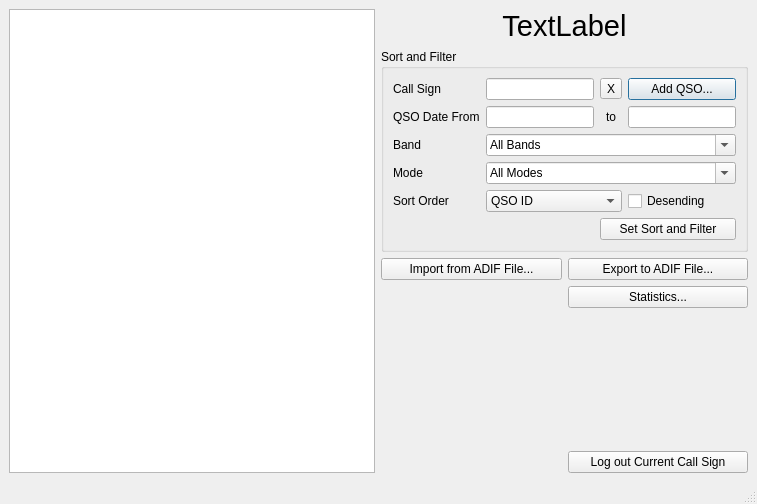
<?xml version="1.0" encoding="UTF-8"?>
<ui version="4.0">
 <class>MainWindow</class>
 <widget class="QMainWindow" name="MainWindow">
  <property name="geometry">
   <rect>
    <x>0</x>
    <y>0</y>
    <width>757</width>
    <height>504</height>
   </rect>
  </property>
  <property name="windowTitle">
   <string>QSL Manager</string>
  </property>
  <widget class="QWidget" name="centralwidget">
   <layout class="QGridLayout" name="gridLayout">
    <item row="0" column="0">
     <layout class="QHBoxLayout" name="horizontalLayout">
      <item>
       <widget class="QTableWidget" name="tableWidget">
        <property name="editTriggers">
         <set>QAbstractItemView::EditTrigger::NoEditTriggers</set>
        </property>
        <property name="selectionMode">
         <enum>QAbstractItemView::SelectionMode::SingleSelection</enum>
        </property>
        <property name="selectionBehavior">
         <enum>QAbstractItemView::SelectionBehavior::SelectRows</enum>
        </property>
        <attribute name="verticalHeaderVisible">
         <bool>false</bool>
        </attribute>
       </widget>
      </item>
      <item>
       <layout class="QVBoxLayout" name="verticalLayout_2">
        <item>
         <widget class="QLabel" name="currentCallLabel">
          <property name="font">
           <font>
            <pointsize>22</pointsize>
           </font>
          </property>
          <property name="text">
           <string>TextLabel</string>
          </property>
          <property name="alignment">
           <set>Qt::AlignmentFlag::AlignCenter</set>
          </property>
         </widget>
        </item>
        <item>
         <widget class="QGroupBox" name="groupBox">
          <property name="title">
           <string>Sort and Filter</string>
          </property>
          <layout class="QGridLayout" name="gridLayout_4">
           <item row="1" column="0">
            <widget class="QLabel" name="label_2">
             <property name="text">
              <string>QSO Date From</string>
             </property>
            </widget>
           </item>
           <item row="0" column="2">
            <widget class="QToolButton" name="toolButton">
             <property name="text">
              <string>X</string>
             </property>
            </widget>
           </item>
           <item row="2" column="1" colspan="3">
            <widget class="QComboBox" name="bandComboBox">
             <property name="editable">
              <bool>true</bool>
             </property>
             <item>
              <property name="text">
               <string>All Bands</string>
              </property>
             </item>
             <item>
              <property name="text">
               <string>160m</string>
              </property>
             </item>
             <item>
              <property name="text">
               <string>80m</string>
              </property>
             </item>
             <item>
              <property name="text">
               <string>60m</string>
              </property>
             </item>
             <item>
              <property name="text">
               <string>40m</string>
              </property>
             </item>
             <item>
              <property name="text">
               <string>30m</string>
              </property>
             </item>
             <item>
              <property name="text">
               <string>20m</string>
              </property>
             </item>
             <item>
              <property name="text">
               <string>18m</string>
              </property>
             </item>
             <item>
              <property name="text">
               <string>15m</string>
              </property>
             </item>
             <item>
              <property name="text">
               <string>12m</string>
              </property>
             </item>
             <item>
              <property name="text">
               <string>10m</string>
              </property>
             </item>
             <item>
              <property name="text">
               <string>6m</string>
              </property>
             </item>
             <item>
              <property name="text">
               <string>2m</string>
              </property>
             </item>
             <item>
              <property name="text">
               <string>70cm</string>
              </property>
             </item>
             <item>
              <property name="text">
               <string>23cm</string>
              </property>
             </item>
             <item>
              <property name="text">
               <string>13cm</string>
              </property>
             </item>
            </widget>
           </item>
           <item row="3" column="0">
            <widget class="QLabel" name="label_5">
             <property name="text">
              <string>Mode</string>
             </property>
            </widget>
           </item>
           <item row="3" column="1" colspan="3">
            <widget class="QComboBox" name="modeComboBox">
             <property name="editable">
              <bool>true</bool>
             </property>
             <item>
              <property name="text">
               <string>All Modes</string>
              </property>
             </item>
             <item>
              <property name="text">
               <string>AM</string>
              </property>
             </item>
             <item>
              <property name="text">
               <string>CW</string>
              </property>
             </item>
             <item>
              <property name="text">
               <string>FM</string>
              </property>
             </item>
             <item>
              <property name="text">
               <string>FT4</string>
              </property>
             </item>
             <item>
              <property name="text">
               <string>FT8</string>
              </property>
             </item>
             <item>
              <property name="text">
               <string>SSB</string>
              </property>
             </item>
             <item>
              <property name="text">
               <string>SSTV</string>
              </property>
             </item>
            </widget>
           </item>
           <item row="1" column="1">
            <widget class="QLineEdit" name="date1LineEdit">
             <property name="sizePolicy">
              <sizepolicy hsizetype="Fixed" vsizetype="Fixed">
               <horstretch>0</horstretch>
               <verstretch>0</verstretch>
              </sizepolicy>
             </property>
            </widget>
           </item>
           <item row="2" column="0">
            <widget class="QLabel" name="label_4">
             <property name="text">
              <string>Band</string>
             </property>
            </widget>
           </item>
           <item row="1" column="2">
            <widget class="QLabel" name="label_3">
             <property name="text">
              <string>to</string>
             </property>
             <property name="alignment">
              <set>Qt::AlignmentFlag::AlignCenter</set>
             </property>
            </widget>
           </item>
           <item row="0" column="3">
            <widget class="QPushButton" name="addQSOPushButton">
             <property name="sizePolicy">
              <sizepolicy hsizetype="Minimum" vsizetype="Fixed">
               <horstretch>0</horstretch>
               <verstretch>0</verstretch>
              </sizepolicy>
             </property>
             <property name="text">
              <string>Add QSO...</string>
             </property>
             <property name="default">
              <bool>true</bool>
             </property>
            </widget>
           </item>
           <item row="5" column="2" colspan="2">
            <widget class="QPushButton" name="pushButton_2">
             <property name="text">
              <string>Set Sort and Filter</string>
             </property>
            </widget>
           </item>
           <item row="0" column="0">
            <widget class="QLabel" name="label">
             <property name="text">
              <string>Call Sign</string>
             </property>
            </widget>
           </item>
           <item row="0" column="1">
            <widget class="QLineEdit" name="callLineEdit">
             <property name="sizePolicy">
              <sizepolicy hsizetype="Fixed" vsizetype="Fixed">
               <horstretch>0</horstretch>
               <verstretch>0</verstretch>
              </sizepolicy>
             </property>
            </widget>
           </item>
           <item row="1" column="3">
            <widget class="QLineEdit" name="date2LineEdit">
             <property name="sizePolicy">
              <sizepolicy hsizetype="Fixed" vsizetype="Fixed">
               <horstretch>0</horstretch>
               <verstretch>0</verstretch>
              </sizepolicy>
             </property>
            </widget>
           </item>
           <item row="4" column="0">
            <widget class="QLabel" name="label_6">
             <property name="text">
              <string>Sort Order</string>
             </property>
            </widget>
           </item>
           <item row="4" column="1" colspan="2">
            <widget class="QComboBox" name="sortOrderComboBox">
             <item>
              <property name="text">
               <string>QSO ID</string>
              </property>
             </item>
             <item>
              <property name="text">
               <string>QSO Date Time</string>
              </property>
             </item>
             <item>
              <property name="text">
               <string>Call Sign</string>
              </property>
             </item>
            </widget>
           </item>
           <item row="4" column="3">
            <widget class="QCheckBox" name="descendCheckBox">
             <property name="text">
              <string>Desending</string>
             </property>
            </widget>
           </item>
          </layout>
         </widget>
        </item>
        <item>
         <layout class="QGridLayout" name="gridLayout_3">
          <item row="0" column="0">
           <widget class="QPushButton" name="pushButton">
            <property name="text">
             <string>Import from ADIF File...</string>
            </property>
           </widget>
          </item>
          <item row="2" column="0">
           <spacer name="verticalSpacer">
            <property name="orientation">
             <enum>Qt::Orientation::Vertical</enum>
            </property>
            <property name="sizeHint" stdset="0">
             <size>
              <width>20</width>
              <height>40</height>
             </size>
            </property>
           </spacer>
          </item>
          <item row="0" column="1">
           <widget class="QPushButton" name="pushButton_4">
            <property name="text">
             <string>Export to ADIF File...</string>
            </property>
           </widget>
          </item>
          <item row="3" column="1">
           <widget class="QPushButton" name="pushButton_3">
            <property name="text">
             <string>Log out Current Call Sign</string>
            </property>
           </widget>
          </item>
          <item row="1" column="1">
           <widget class="QPushButton" name="pushButton_5">
            <property name="text">
             <string>Statistics...</string>
            </property>
           </widget>
          </item>
         </layout>
        </item>
       </layout>
      </item>
     </layout>
    </item>
   </layout>
  </widget>
  <widget class="QMenuBar" name="menubar">
   <property name="geometry">
    <rect>
     <x>0</x>
     <y>0</y>
     <width>757</width>
     <height>21</height>
    </rect>
   </property>
  </widget>
  <widget class="QStatusBar" name="statusbar"/>
 </widget>
 <tabstops>
  <tabstop>tableWidget</tabstop>
  <tabstop>callLineEdit</tabstop>
  <tabstop>date1LineEdit</tabstop>
  <tabstop>date2LineEdit</tabstop>
  <tabstop>bandComboBox</tabstop>
  <tabstop>modeComboBox</tabstop>
  <tabstop>sortOrderComboBox</tabstop>
  <tabstop>descendCheckBox</tabstop>
  <tabstop>pushButton_2</tabstop>
  <tabstop>addQSOPushButton</tabstop>
  <tabstop>toolButton</tabstop>
 </tabstops>
 <resources/>
 <connections/>
</ui>
